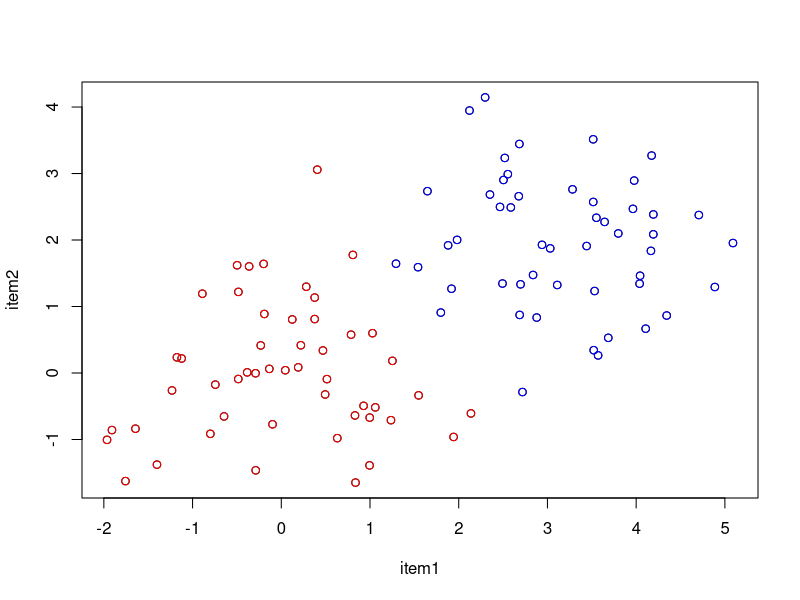
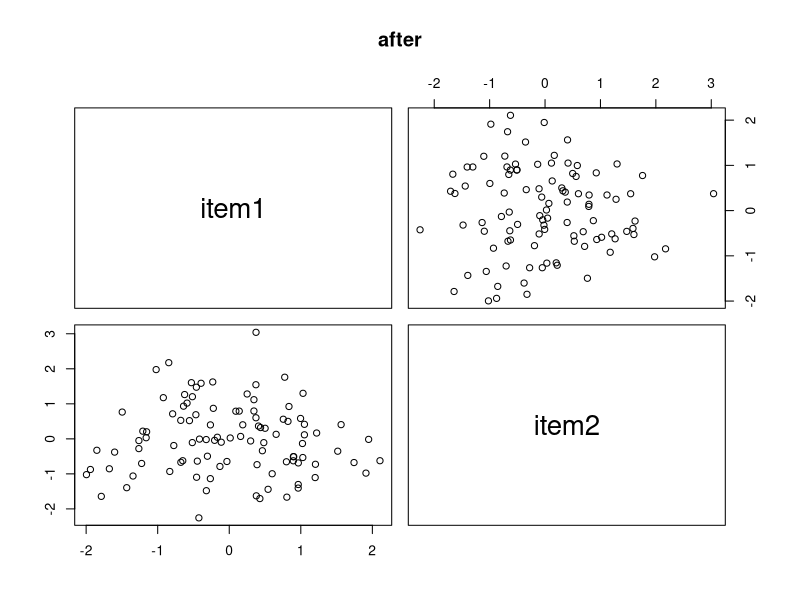
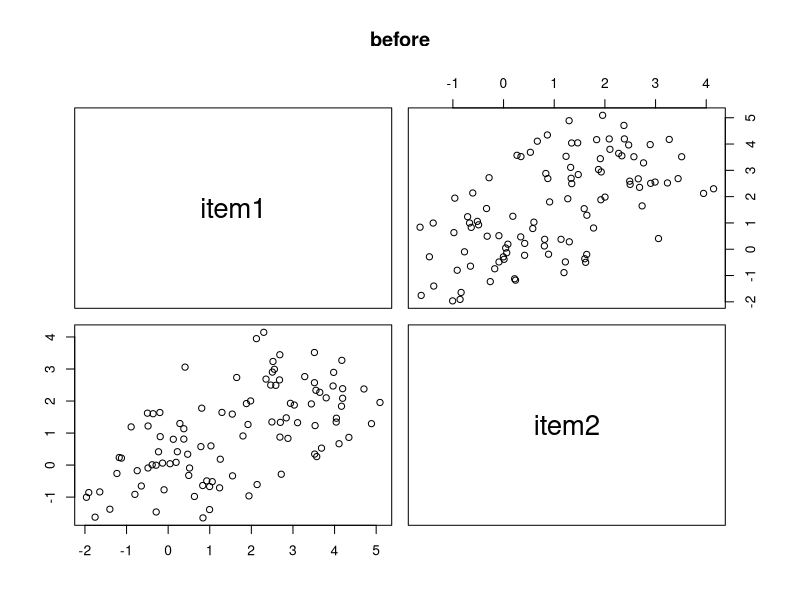
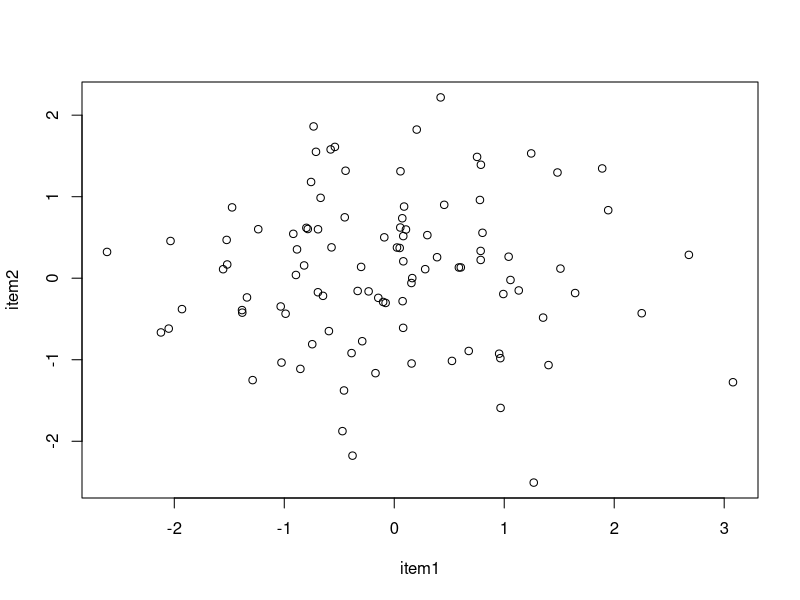

Write R code to recreate these figures, in order.
## ---- chunk 1
knitr::opts_chunk$set(echo = TRUE)
## ---- chunk 2
item1 <- c(rnorm(50),rnorm(50,3))
item2 <- c(rnorm(50),rnorm(50,2))
item <- data.frame(item1,item2)
item$context <- c(rep("Ita",50),rep("Aus",50))
plot(item1,item2)
points(item1[1:50],item2[1:50],col="red")
points(item1[51:100],item2[51:100],col="blue")
cor(item1,item2)

get_residuals <- function(item,pred1){
mod <- lm(item ~ pred1)
  return(mod$residuals)
  }

applygetRes <- apply(as.matrix(item[,-3]),2,get_residuals,
                    pred1=item$context)

pairs(applygetRes,main="after")
pairs(item[,-3],main="before")

# Incorrelated
item1 <- c(rnorm(50),rnorm(50))
item2 <- c(rnorm(50),rnorm(50))
plot(item1,item2)
cor(item1,item2)
